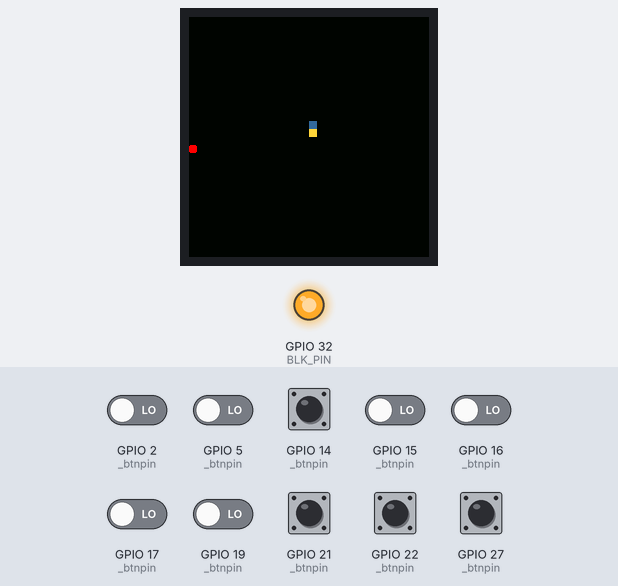
Recording of a program running on a simulated ESP32. Parts: 240×240 colour display, output pins drawn as LEDs (lit = HIGH). The inputs (shaded band) are chosen by the test bench; at power-on: GPIO 2 (_btnpin), GPIO 5 (_btnpin), GPIO 14 (_btnpin), GPIO 15 (_btnpin), GPIO 16 (_btnpin), GPIO 17 (_btnpin), GPIO 19 (_btnpin), GPIO 21 (_btnpin), GPIO 22 (_btnpin), GPIO 27 (_btnpin) LOW. Random numbers use the default seed unless the program sets one.

Above: at 2.22 s.
2.7 s: GPIO 21 (_btnpin) pulled HIGH for 0.15 s
At 3.22 s:
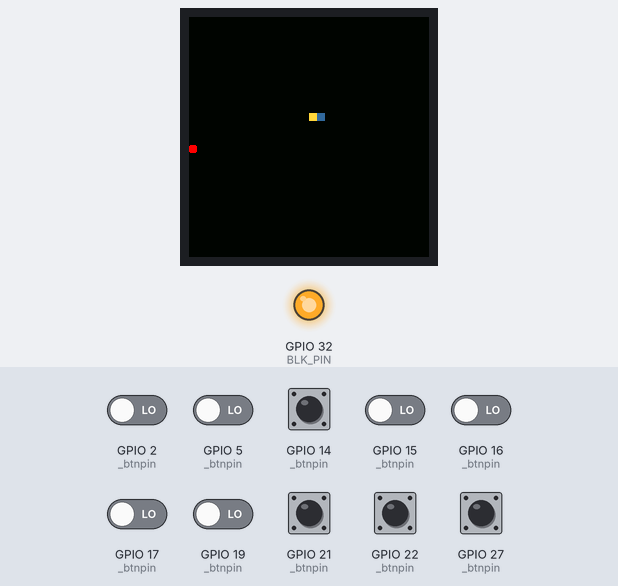
3.4 s: GPIO 14 (_btnpin) pulled HIGH for 0.15 s
4.1 s: GPIO 27 (_btnpin) pulled HIGH for 0.15 s
At 4.72 s:
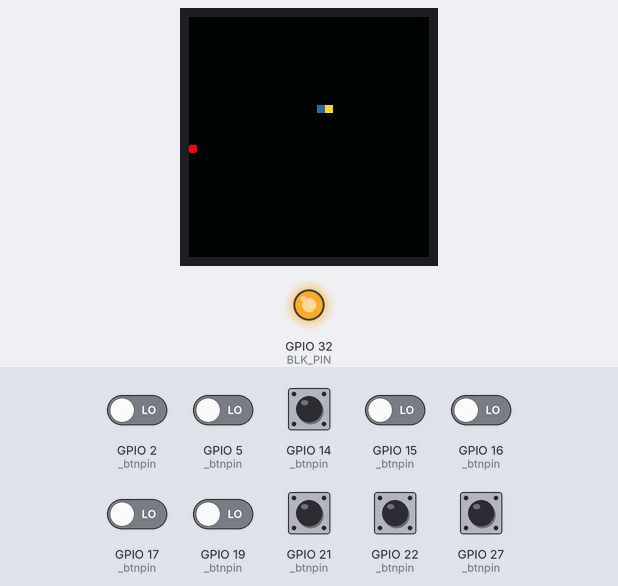
4.8 s: GPIO 22 (_btnpin) pulled HIGH for 0.15 s
At 5.22 s:
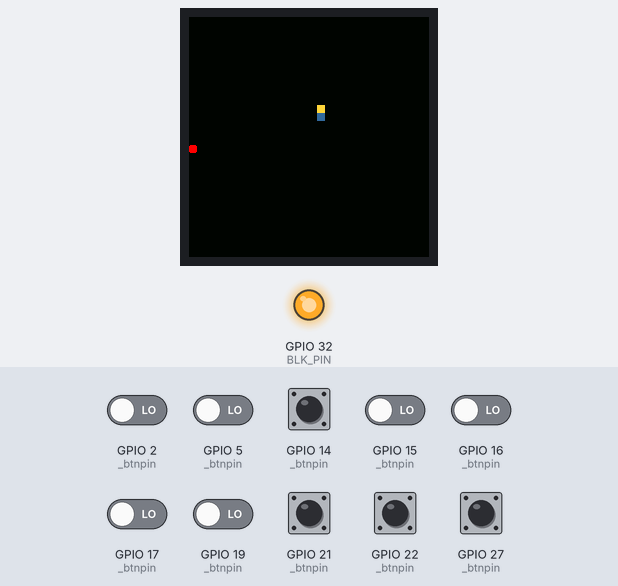
5.5 s: GPIO 21 (_btnpin) pulled HIGH for 1 s
At 6.22 s:
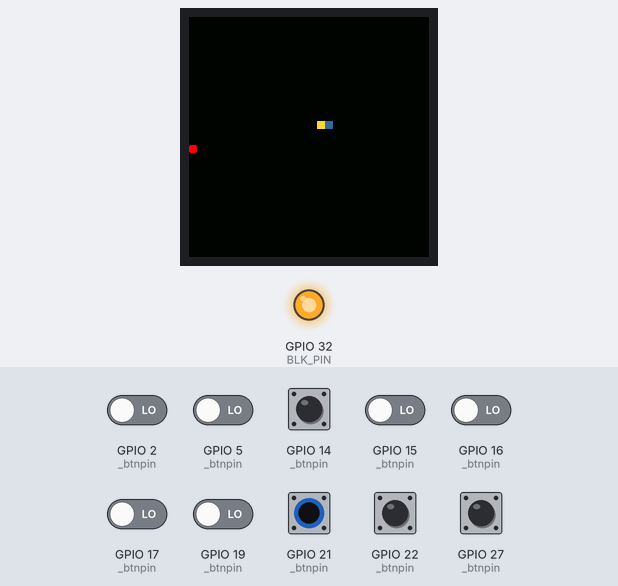
7.1 s: GPIO 14 (_btnpin) pulled HIGH for 1 s
At 14.8 s:
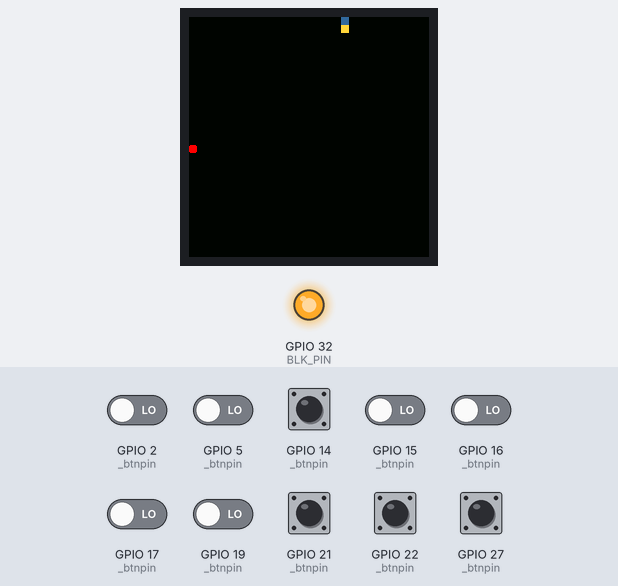
Timing chart, 0 to 16.3 s (numbered marks = the images above; inputs shaded):
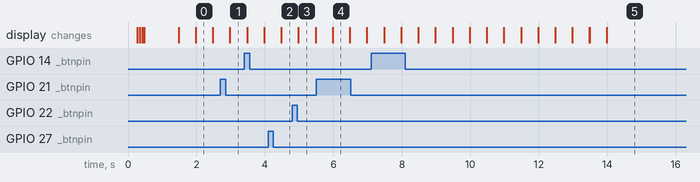

The program:

main.cpp
```cpp
// Debugging & Features
//#define BTTNTEST        // Switch to buttons test programm
//#define PERFMEASUREMENT // Enables performance measurement & output

// Libaries
#include <Arduino.h>
#include <SPI.h>
#include <TFT_eSPI.h>

// Global Constants
// Screen
TFT_eSPI tft = TFT_eSPI(); // Screen library object
#define BLK_PIN 32         // Backlight pin
#define SCRSIZEX 240       // Screen size x
#define SCRSIZEY 240       // Screen size y
#define BKGCLR 0x0020      // Background color

// Button pins (LAYOUT NUM)
#define BA 17      // 0
#define BB 15      // 1
#define BX 16      // 2
#define BY 2       // 3
#define BSTART 5   // 4
#define BSELECT 19 // 5
#define BLEFT 27   // 6
#define BRIGHT 21  // 7
#define BUP 14     // 8
#define BDOWN 22   // 9

// Buttons layout
const uint8_t _btnpin[10] = {BA, BB, BX, BY, BSTART, BSELECT, BLEFT, BRIGHT, BUP, BDOWN};

// Button state variables
bool btn[10];     // Current buttons state
bool prevbtn[10]; // Previous buttons state
int8_t dpadY = 0;
int8_t dpadX = 0;
bool stateChanged = 0;
uint8_t btncnt; // Counter for button arrays
bool dpadStateChanged = 0;

// Button pins initialization procedure
void _initButtons()
{
  for (btncnt = 0; btncnt < 10; btncnt++)
    pinMode(_btnpin[btncnt], INPUT);
  return;
}

// Dpad state update procedure
void updDPAD()
{
  dpadX = 0;
  dpadY = 0;
  if (btn[6])
    dpadX--;
  if (btn[7])
    dpadX++;
  if (btn[8])
    dpadY++;
  if (btn[9])
    dpadY--;
}

// Buttons state update procedure
void readbtn()
{
  for (btncnt = 0; btncnt < 10; btncnt++)
  {
    prevbtn[btncnt] = btn[btncnt];
    btn[btncnt] = digitalRead(_btnpin[btncnt]);
    if (btn[btncnt] != prevbtn[btncnt])
    {
      stateChanged = true;
      if (btncnt > 6)
        dpadStateChanged = 1;
    }
  }
  if (dpadStateChanged)
    updDPAD();
  return;
}

// Button test GUI layout
#ifdef BTTNTEST
const uint8_t _btnTestBox[10][4] = {
    {160, 140, 40, 40}, // A
    {200, 100, 40, 40}, // B
    {120, 100, 40, 40}, // X
    {160, 60, 40, 40},  // Y
    {121, 215, 50, 25}, // START
    {69, 215, 50, 25},  // SELECT
    {0, 100, 40, 40},   // LEFT
    {80, 100, 40, 40},  // RIGHT
    {40, 60, 40, 40},   // UP
    {40, 140, 40, 40}   // DOWN
};
#endif

// Random byte function
uint8_t rnd() { return (esp_random() >> 24); } // returns 0 - 255

// HSV to 16 bit RGB conversion function (thing that I use for cool gradients)
uint16_t HSVtoRGB565(float H, float S, float V)
{
  float s = S / 100;
  float v = V / 100;
  float C = s * v;
  float X = C * (1 - abs(fmod(H / 60.0, 2) - 1));
  float m = v - C;
  float r, g, b;
  if (H < 60)
  {
    r = C, g = X, b = 0;
  }
  else if (H < 120)
  {
    r = X, g = C, b = 0;
  }
  else if (H < 180)
  {
    r = 0, g = C, b = X;
  }
  else if (H < 240)
  {
    r = 0, g = X, b = C;
  }
  else if (H < 300)
  {
    r = X, g = 0, b = C;
  }
  else
  {
    r = C, g = 0, b = X;
  }
  return tft.color565((r + m) * 255, (g + m) * 255, (b + m) * 255);
}

// Blink procedure (for beautiful transitions)
void blink(uint16_t toColor)
{
  tft.fillScreen(TFT_WHITE);
  delay(10);
  tft.fillScreen(toColor);
  delay(10);
}

#ifndef BTTNTEST

// Global Game Variables
// uint8_t level = 0; //TODO not implemented, for menus and multiple games

// Snake Game
// Color Pallete
#define SNAKECLR1 0x3353 // Snake color 1
#define SNAKECLR2 0xfea7 // Snake color 2
#define BERRYCLR 0xf800  // Berry color

const uint8_t fieldSize = 30; // square edge size
const uint8_t tileSize = SCRSIZEX / fieldSize;
const uint16_t maxSnakeLength = fieldSize * fieldSize; // maximum length of snake
uint16_t snakeLenght = 2;                              // current snake length
int8_t snake[fieldSize * fieldSize][2];                // snake body coordinates array
int8_t direction;                                      // 0 - up, 1 - left, 2 - down, 3 - right
int8_t prevDirection;                                  // previous direction state
uint16_t period = 500;                                 // game tick in ms
int8_t berry[2] = {0, 0};                              // berry coordinates {x, y}
int8_t collider[2] = {0, 0};                           // collider coordinates {x, y} (used for collision detection)
bool collision = 0;                                    //(1 if collided)
bool isBerryPlaced = 0;
bool addLength = 0; // increments the length of the snake
bool isRunning = 1;

// FREE RTOS Handles & Semaphores
TaskHandle_t renderTaskHandle;
TaskHandle_t directionsTaskHandle;
SemaphoreHandle_t renderSem;

// Game Functions
// Erase tail procedure. Fills the last snake tile on the screen with background color.
void eraseTail() { tft.fillRect(snake[snakeLenght - 1][0] * tileSize, snake[snakeLenght - 1][1] * tileSize, tileSize, tileSize, BKGCLR); }

// Render task (FREE RTOS)
void tRenderSnake(void *p)
{
  for (;;)
  {
    for (uint16_t i = 0; i < snakeLenght; ++i)
    {
      tft.fillRect(snake[i][0] * tileSize, snake[i][1] * tileSize, tileSize, tileSize, i % 2 == 0 ? SNAKECLR1 : SNAKECLR2);
    }
    tft.fillRoundRect(berry[0] * tileSize, berry[1] * tileSize, tileSize, tileSize, 1, BERRYCLR);
    xSemaphoreTake(renderSem, portMAX_DELAY);
  }
  vTaskDelete(NULL);
}

// Direction change task (FREE RTOS)
void tDirChange(void *p)
{
  for (;;)
  {
    if (isRunning)
    {
      readbtn();
      if (dpadY == 1)
      {
        if (prevDirection != 2)
          direction = 0;
      }
      else if (dpadX == -1)
      {
        if (prevDirection != 3)
          direction = 1;
      }
      else if (dpadY == -1)
      {
        if (prevDirection != 0)
          direction = 2;
      }
      else if (dpadX == 1)
      {
        if (prevDirection != 1)
          direction = 3;
      }
      delay(4); // 250hz
    }
    delay(100);
  }
  vTaskDelete(NULL);
}

// Berry Placement procedure
void placeBerry()
{
  do
  {
    berry[0] = rnd() % fieldSize;
    berry[1] = rnd() % fieldSize;
    isBerryPlaced = 1;
    for (uint16_t i = 0; i < snakeLenght; i++)
      if (snake[i][0] == berry[0] && snake[i][1] == berry[1])
      {
        isBerryPlaced = 0;
        break;
      }
  } while (!isBerryPlaced);
}

// Game initialization procedure
void initSnakeGame()
{
  snakeLenght = 2;
  snake[0][0] = fieldSize >> 1;
  snake[0][1] = fieldSize >> 1;
  snake[1][0] = fieldSize >> 1;
  snake[1][1] = (fieldSize >> 1) + 1;
  direction = 0;
  prevDirection = direction;
  collision = 0;
  placeBerry();
  blink(BKGCLR);
  xTaskCreatePinnedToCore(tRenderSnake, "render", 4000, NULL, 0, &renderTaskHandle, 1);
  vSemaphoreCreateBinary(renderSem);
  xTaskCreate(tDirChange, "dir", 1000, NULL, 0, &directionsTaskHandle);
  delay(1000);
  isRunning = 1;
}

// Snake movement procedure
void moveSnake()
{
  // Border collision detection
  collider[0] = snake[0][0];
  collider[1] = snake[0][1];
  if (direction == 0)
  {
    collider[1]--;
    if (collider[1] == -1)
      collision = 1;
  }
  else if (direction == 1)
  {
    collider[0]--;
    if (collider[0] == -1)
      collision = 1;
  }
  else if (direction == 2)
  {
    collider[1]++;
    if (collider[1] == fieldSize)
      collision = 1;
  }
  else if (direction == 3)
  {
    collider[0]++;
    if (collider[0] == fieldSize)
      collision = 1;
  }
  if (collision)
  {
    isRunning = 0;
    return;
  }

  // Body collision detection
  for (uint16_t i = snakeLenght - 2; i > 2; i--)
  {
    if (collider[0] == snake[i][0] && collider[1] == snake[i][1])
    {
      collision = 1;
      isRunning = 0;
      return;
    }
  }

  // Berry collision detection
  if (collider[0] == berry[0] && collider[1] == berry[1])
  {
    addLength = 1;
    isBerryPlaced = 0;
  }

  // Movement
  prevDirection = direction;
  for (uint16_t i = snakeLenght - 1 + addLength; i > 0; i--)
  {
    snake[i][0] = snake[i - 1][0];
    snake[i][1] = snake[i - 1][1];
  }
  snake[0][0] = collider[0];
  snake[0][1] = collider[1];
  if (addLength)
  {
    snakeLenght++;
    addLength = 0;
    if (snakeLenght >= maxSnakeLength)
      isRunning = 0;
  }
}
#endif

// Default Arduino setup procedure. Executes on startup
void setup()
{
  // Debug
  Serial.begin(115200);
#ifdef PERFMEASUREMENT
  // Time measure
  uint32_t time = 0;
  time += micros();
#endif

  // Screen initialization
  pinMode(BLK_PIN, OUTPUT);
  digitalWrite(BLK_PIN, 0);
  tft.init();
  tft.setRotation(1);
  tft.setCursor(40, 80);
  tft.setTextColor(TFT_WHITE);
  tft.setTextSize(2);
  tft.fillScreen(TFT_BLACK);
  digitalWrite(BLK_PIN, 1);
  blink(TFT_BLACK);

  // Buttons initialization
  _initButtons();

#ifdef PERFMEASUREMENT
  time = micros() - time;
  Serial.println(time);
  Serial.println(micros());
#endif

  // Game initialization
#ifndef BTTNTEST
  initSnakeGame();
#endif
  return; // initialization end
}

#ifdef BTTNTEST
// buttons test
void loop()
{
  readbtn();
  for (int32_t i = 0; i < 10; i++)
    tft.drawRect(_btnTestBox[i][0], _btnTestBox[i][1], _btnTestBox[i][2], _btnTestBox[i][3], btn[i] == 1 ? TFT_RED : TFT_DARKGREY);
  delay(4); // 250hz
}
#else

// Game loop
void loop()
{
  if (isRunning)
  {
    eraseTail();
    moveSnake();
    if (!isBerryPlaced)
      placeBerry();
    xSemaphoreGive(renderSem);
    delay(period);
  }
  else
  {
    vTaskDelete(renderTaskHandle);
    vTaskDelete(directionsTaskHandle);
    vSemaphoreDelete(renderSem);
    delay(2000);
    blink(TFT_BLACK);
    tft.setCursor(40, 80);
    tft.setTextSize(7);
    tft.print(snakeLenght);
    delay(3000);
    tft.setTextSize(2);
    tft.setCursor(0, 224);
    tft.print("PRESS START");
    for (;;)
    {
      delay(10);
      readbtn();
      if (btn[4])
        break;
    }
    initSnakeGame();
  }
}
#endif
```

Measured:
- what the display in image 0 shows lasts 0.5 s, from 2.0 s to 2.5 s
